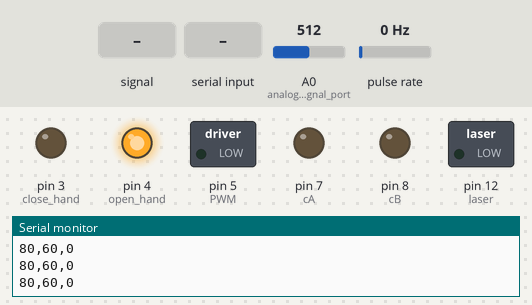
The sketch below on a simulated Arduino Uno, built with avr-gcc and run on an emulated ATmega328P. Shown: switched loads named in the sketch (green lamp = pin HIGH), output pins drawn as LEDs (lit = HIGH), the last lines printed to the serial monitor. Wiring (inferred from the names in the program): pulse sensor: data pin 2. The inputs (shaded band) are chosen by the test bench; at power-on: pulse rate 0 Hz, A0 (analog_signal_port) = 512.

Above: at 1.2 s.
1.3 s: A0 (analog_signal_port) fed a 200 Hz sine of ±81 counts around its level
At 3.1 s:
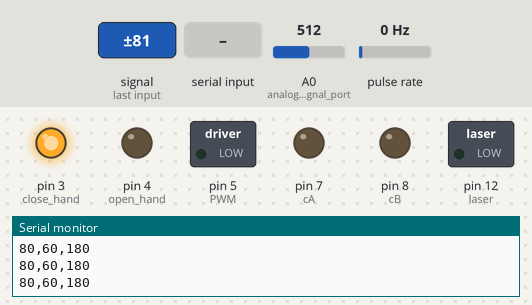
3.4 s: byte 30 received over Serial
At 3.7 s:
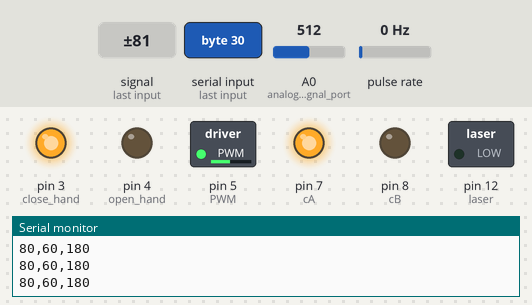
4.9 s: pulse rate (sensor on pin 2) set to 6 Hz
7.9 s: pulse rate (sensor on pin 2) set to 9 Hz
At 8.9 s:
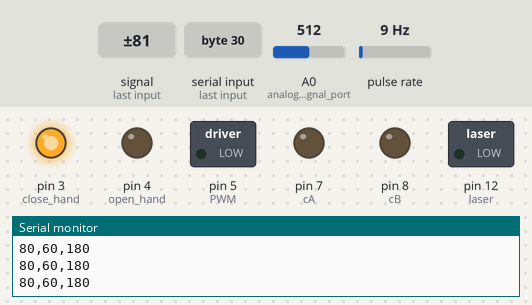
Timing chart, 0 to 10.9 s (numbered marks = the images above; inputs shaded):
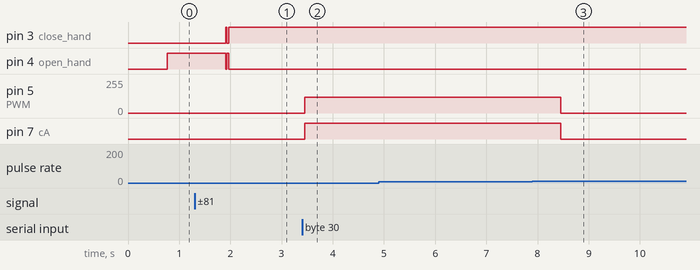

The sketch:

finalScript1.ino
```cpp
#include <TimerOne.h>
#include <Timer.h>

#define analog_signal_port    A0   // Analogical port for reading EMG signal.

#define encoder               2    // Receive the encoder values. Interrupt used.

#define close_hand            3    // Command to control the channel A of the prosthesis (close hand).
#define open_hand             4    // Command to control the channel B of the prosthesis (open hand and change grasp).

#define PWM                   5    // Send a PWM for the H-Bridge.
#define cA                    7    // Channel A of the H-Bridge.
#define cB                    8    // Channel B of the H-Bridge.

#define laser                 12


#define fs                    1000 // sampling rate of 1000 Hz
#define ts                    1000/fs // period of 1 ms
#define fw                    25 // downsampling to 20 Hz
#define timer_period          10000 // 5 ms
#define calibration_time      5000 //  time for calibrating the EMG signal -> 5 seconds

#define multiplier            5 //
#define higher_signal_threshold     80 //
#define lower_signal_threshold      60 //
#define temporal_threshold    500


Timer T1;

int graspType;                  // Store the grasp type as "int".
int graspTypeAux = 0;           // Store the last grasp type selected.
bool flag = false;              // Flag to avoid the repetition of the first condition.
int data[2];                    // Store received data obteined from Python through serial port.
short motorSpeed = 120;         // Set the engine speed of rotation
int objectAngle;                // Store the object angle.
volatile int WristAngle = 0;    // Adjust the wrist angle according to the object angle.

bool waiting_start_flag = true;
int min_contraction_count = 0;

long current_time = 0;


int emg_signal;
int raw_signal;
uint16_t retified_signal;

int numbers[fw]; //vetor com os valores para média móvel
uint16_t AD;
bool calibrate = true;
int a = 0;
long offset = 0;
int finalOffset;
int funcEvent;
int count = 0;
bool change_move = false;
int time_move = 0;
bool first_close = false;
int soma;
long raw_calibration_signal_sum = 0;
long emg_calibration_signal_sum = 0;
int signal_offset;

void setup()
{
  pinMode(encoder, INPUT);

  pinMode(PWM, OUTPUT);
  pinMode(cA, OUTPUT);
  pinMode(cB, OUTPUT);

  pinMode(close_hand, OUTPUT);
  pinMode(open_hand, OUTPUT);

  pinMode(laser, OUTPUT);

  Serial.begin(115200);

  Timer1.initialize(timer_period);
  Timer1.attachInterrupt(control_signal_callback);

  attachInterrupt(digitalPinToInterrupt(2), fixAngle, CHANGE);    // Interrupt for the encoder.
}


/* FUNCTIONS */


// Rotate the wrist forward.
void Forward(uint8_t mSpeed) {
  digitalWrite(cA, LOW);
  digitalWrite(cB, HIGH);
  analogWrite(PWM, mSpeed);
}


// Rotate the wrist backward.
void Backward(uint8_t mSpeed) {
  digitalWrite(cA, HIGH);
  digitalWrite(cB, LOW);
  analogWrite(PWM, mSpeed);
}


// Stop the rotation.
void Stop() {
  digitalWrite(cA, LOW);
  digitalWrite(cB, LOW);
  analogWrite(PWM, 0);
}


// Used on the first interrupt. Fix the angle wrist according to the object angle, incrementing or decrementing it.
void fixAngle() {
  bool wait = true;
  if (objectAngle > WristAngle) {
    WristAngle++;
    wait = false;
  }
  if (objectAngle < WristAngle) {
    WristAngle--;
    wait = false;
  }
  else if (objectAngle == WristAngle) {
    Stop();
  }
}

// Rotate the engine if there is a mismatch between the angles.
void rotateMotor(int new_angle)
{
  if (WristAngle < new_angle)
  {
    Forward(motorSpeed);
  }
  else if (WristAngle > new_angle)
  {
    Backward(motorSpeed);
  }
}

long moving_average(uint16_t retified_signal)
{
  for (int i = fw - 1 ; i > 0 ; i--) {
    numbers[i] = numbers[i - 1];
  }
  numbers[0] = retified_signal;
  long acc = 0;
  for (int i = 0 ; i < fw ; i++) {
    acc += numbers[i];
  }
  return acc / fw;
}

void control_signal_callback()
{
  if (calibrate == false) {
    raw_signal = analogRead(analog_signal_port) - signal_offset; //ler o valor da entrada analogica
    retified_signal = abs(raw_signal);
    int emg_signal = moving_average(retified_signal);
    emg_signal *= multiplier;
    Serial.print(higher_signal_threshold);
    Serial.print(",");
    Serial.print(lower_signal_threshold);
    Serial.print(",");
    Serial.println(emg_signal);

    if (change_move == true) {
      digitalWrite(open_hand, LOW);
      if (time_move == 150) {
        digitalWrite(open_hand, HIGH);
        digitalWrite(close_hand, LOW);
        change_move = false;
        time_move = 0;
      }
      time_move += 10;
    }
    else if (first_close = true) {
      digitalWrite(close_hand, LOW);
      digitalWrite(open_hand, HIGH);
    }

    //  start func
    if (waiting_start_flag == true) {
      if (emg_signal > higher_signal_threshold) {
        if (count == 0) {
          count++;
          current_time += 10;
        }
        else {
          current_time += 10;
          if (current_time > temporal_threshold) {
            digitalWrite(close_hand, HIGH);
            digitalWrite(open_hand, LOW);
            first_close = true;
          }
        }
      }
      else if (emg_signal < lower_signal_threshold and count == 1) {
        count = 0;
        if (current_time <= temporal_threshold) {
          waiting_start_flag = false;
          objectAngle = 0;
          rotateMotor(objectAngle);
          digitalWrite(laser, HIGH);
        }
        else {
          current_time = 0;
        }
      }
    }
  }
}


int calibration_count = 0;

void getOffset() {
  int raw_calibration_signal = analogRead(analog_signal_port);
  raw_calibration_signal_sum = raw_calibration_signal_sum + raw_calibration_signal;
  calibration_count++;
}

void loop()
{
  while (calibrate == true) {
    T1.update();
    if (calibration_count < calibration_time) {
      T1.every(ts, getOffset);
    }
    else {
      signal_offset = raw_calibration_signal_sum / calibration_count;
      T1.stop(funcEvent);
      calibrate = false;
    }
  }
  if (calibrate == false) {
    if (waiting_start_flag == false) {
      Serial.println("start"); // Write "1", then the acquisition in Python starts.
      waiting_start_flag = true;
      delay(50);
    }

    if (Serial.available() and waiting_start_flag == true) {
      delay(50);
      for (int i = 0; i < Serial.available() + 1; i++) {
        data[i] = Serial.read();    // Store received data, that is both grasp type and object angle.
      }
      graspType = data[0];
      objectAngle = (int)(data[1] - 45);   // Subtract the offset inserted in python script.
      rotateMotor(objectAngle);    // Start to rotate the motor if the angles are different.
      if (graspType != graspTypeAux) {    // Change the grasp, if the grasp type received and the last grasp type are different.
        graspTypeAux = graspType;
        change_move = true;
      }
      waiting_start_flag = true; // Reset the system.
      digitalWrite(laser, LOW);
    }
  }
}
```

Measured:
- the behaviour switches between 7 and 8 Hz on pulse rate (sensor on pin 2) (found by bisection; images 2 and 3)
- after the input at 1.3 s, pin 3 (close_hand): LOW → HIGH after 0.61 s, → LOW 0.02 s later, → HIGH 0.04 s later; pin 4 (open_hand): HIGH → LOW after 0.61 s, → HIGH 0.02 s later, → LOW 0.04 s later
- after the input at 3.4 s, pin 5 (PWM): 0/255 → 120/255 after 0.05 s; pin 7 (cA): LOW → HIGH after 0.05 s
- after the input at 7.9 s, pin 5 (PWM): 120/255 → 0/255 after 0.56 s instead of 0.83 s; pin 7 (cA): HIGH → LOW after 0.56 s instead of 0.83 s
